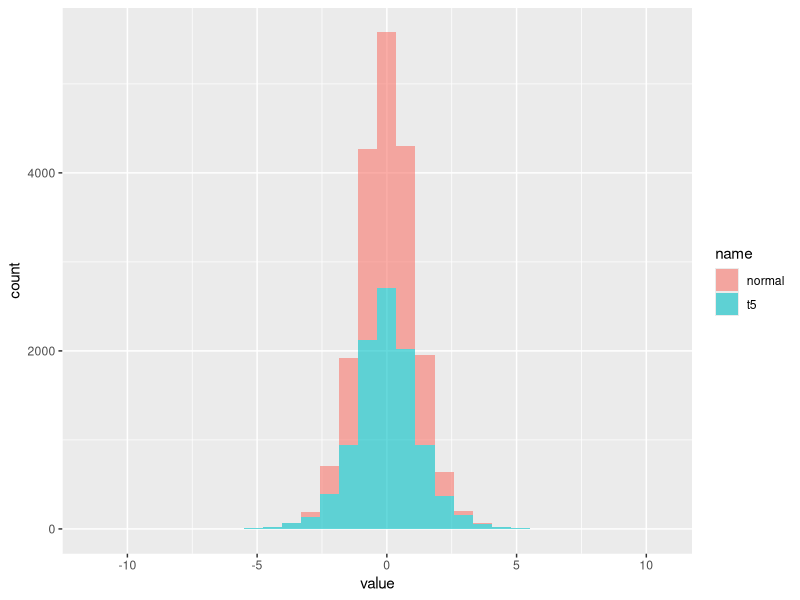

This figure's R source:
## ---- chunk 1
knitr::opts_chunk$set(echo = TRUE)
## ---- chunk 2
library(tidyverse)
df <- tibble(normal = rnorm(1e+4), t5 = rt(1e+4, df = 5)) %>% 
  pivot_longer(cols = c(normal, t5))

ggplot(data = df, aes(x = value, fill = name)) +
  geom_histogram(alpha = 0.6)
